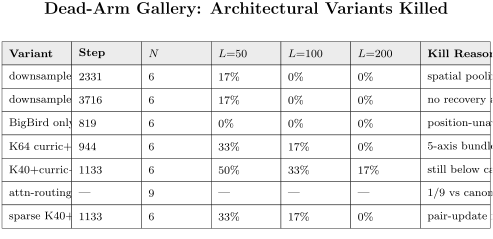

Here is the Python script that generated this plot:
# P19_v1: Dead-arm gallery table — matplotlib.table rendering, clean borders.
# Lists called-dead architectural arms with kill reason.
# Visualizes: E034 / E053 / E055 / E056 / E058 / E063 / E077
# DATA: inline from experiments.md entries
import sys
from pathlib import Path
sys.path.insert(0, str(Path(__file__).parent.parent))
from plot_utils import figsize
import matplotlib.pyplot as plt

# Columns: Variant | Step | N | L=50 | L=100 | L=200 | Reason
rows = [
    ["downsampled",                "2331",  "6", "17\\%", "0\\%",  "0\\%",  "spatial pooling drops local detail"],
    ["downsampled (late)",         "3716",  "6", "17\\%", "0\\%",  "0\\%",  "no recovery at later ckpt"],
    ["BigBird only",               "819",   "6", "0\\%",  "0\\%",  "0\\%",  "position-unaware globals"],
    ["K64 curric+BB+PU+lowtsoft",  "944",   "6", "33\\%", "17\\%", "0\\%",  "5-axis bundle, no gain"],
    ["K40+curric+self",            "1133",  "6", "50\\%", "33\\%", "17\\%", "still below canon at $L{\\geq}100$"],
    ["attn-routing hybrid",        "—",     "9", "—",     "—",     "—",     "1/9 vs canon 2/9 at $L{\\geq}300$"],
    ["sparse K40+PU",              "1133",  "6", "33\\%", "17\\%", "0\\%",  "pair-update needs dense grid"],
]

col_labels = ["Variant", "Step", "$N$", "$L{=}50$", "$L{=}100$", "$L{=}200$", "Kill Reason"]

fig, ax = plt.subplots(figsize=figsize(1.0, ratio=0.42))
ax.axis("off")
tbl = ax.table(cellText=rows, colLabels=col_labels, loc="center",
               cellLoc="left", colLoc="left")
tbl.auto_set_font_size(False)
tbl.set_fontsize(8)
tbl.scale(1.0, 1.4)

# Make header bold-ish (matplotlib has no native bold; use color)
for i in range(len(col_labels)):
    cell = tbl[0, i]
    cell.set_facecolor("#ececec")
    cell.set_text_props(weight="bold")
    cell.set_edgecolor("black")

# Subtle borders
for (r, c), cell in tbl.get_celld().items():
    cell.set_linewidth(0.3)

ax.set_title(r"\textbf{Dead-Arm Gallery: Architectural Variants Killed}", pad=14)

fig.savefig(Path(__file__).with_suffix(".pdf"))
